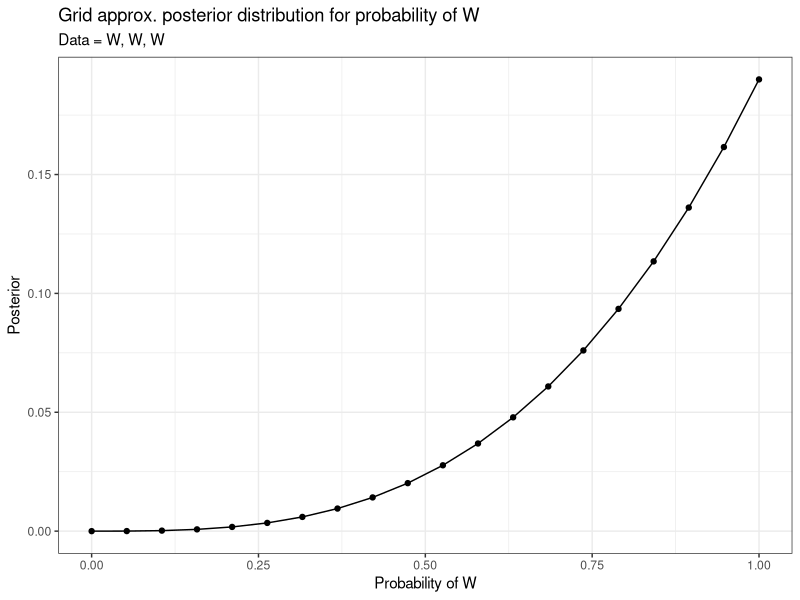
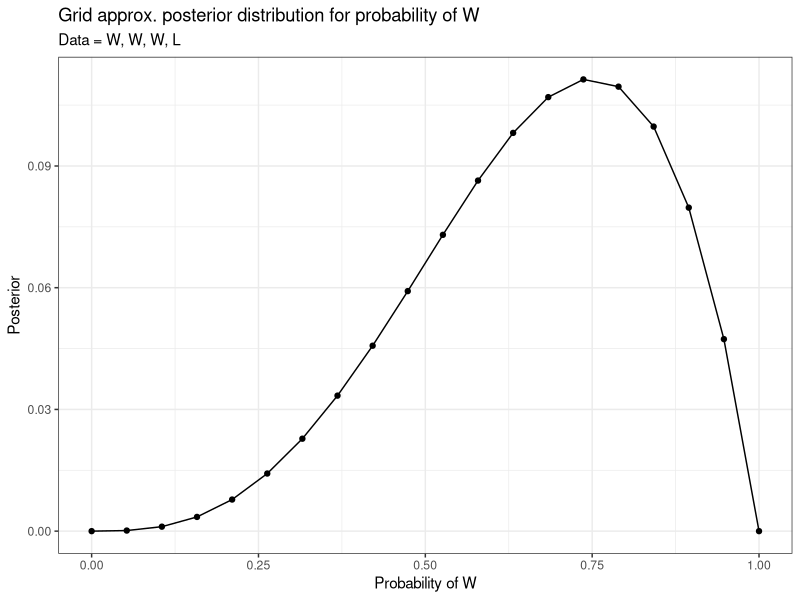
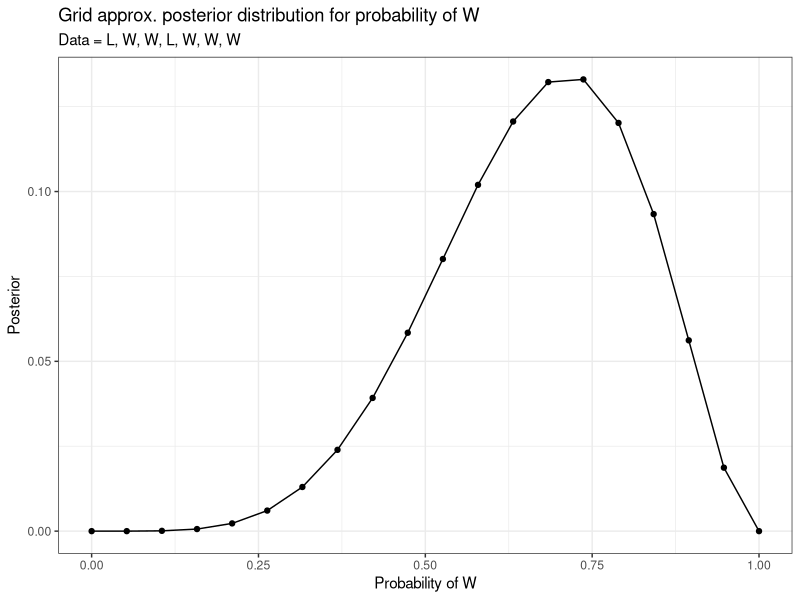

The R script that drew these images, in order:
## ---- chunk 1
knitr::opts_chunk$set(echo = TRUE)
## ---- chunk 2
library(tidyverse)
## ---- chunk 3
p_grid <- tibble(
  # define the grid
  probs = seq(from = 0, to = 1, length.out = 20),
  # define the prior
  prior = 1
)
## ---- chunk 4
p_grid <- p_grid %>%
  mutate(
    # likelihood for (1), (2), then (3)
    first = dbinom(3, size = 3, prob = probs),
    secon = dbinom(3, size = 4, prob = probs),
    third = dbinom(5, size = 7, prob = probs),
    
    # posteriors
    first_uns_pos = first * prior,
    secon_uns_pos = secon * prior,
    third_uns_pos = third * prior,
    
    # standardizing
    first_pos = first_uns_pos / sum(first_uns_pos),
    secon_pos = secon_uns_pos / sum(secon_uns_pos),
    third_pos = third_uns_pos / sum(third_uns_pos)
  )
## ---- chunk 5
# graph for (1)
p_grid %>%
  ggplot(aes(x = probs, y = first_pos)) +
  geom_point() +
  geom_line() +
  labs(
    title = "Grid approx. posterior distribution for probability of W",
    subtitle = "Data = W, W, W",
    x = "Probability of W",
    y = "Posterior"
  ) +
  theme_bw()

# graph for (2)
p_grid %>%
  ggplot(aes(x = probs, y = secon_pos)) +
  geom_point() +
  geom_line() +
  labs(
    title = "Grid approx. posterior distribution for probability of W",
    subtitle = "Data = W, W, W, L",
    x = "Probability of W",
    y = "Posterior"
  ) +
  theme_bw()

# graph for (3)
p_grid %>%
  ggplot(aes(x = probs, y = third_pos)) +
  geom_point() +
  geom_line() +
  labs(
    title = "Grid approx. posterior distribution for probability of W",
    subtitle = "Data = L, W, W, L, W, W, W",
    x = "Probability of W",
    y = "Posterior"
  ) +
  theme_bw()
